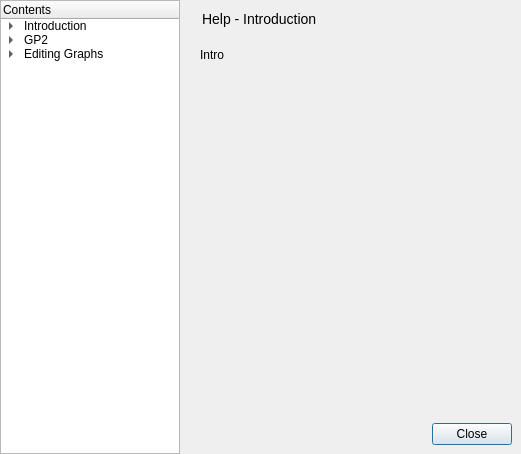
<?xml version="1.0" encoding="UTF-8"?>
<ui version="4.0">
 <class>HelpDialog</class>
 <widget class="QDialog" name="HelpDialog">
  <property name="geometry">
   <rect>
    <x>0</x>
    <y>0</y>
    <width>521</width>
    <height>454</height>
   </rect>
  </property>
  <property name="windowTitle">
   <string>Application Help</string>
  </property>
  <property name="windowIcon">
   <iconset resource="icons.qrc">
    <normaloff>:/icons/help.png</normaloff>:/icons/help.png</iconset>
  </property>
  <layout class="QHBoxLayout" name="horizontalLayout_3">
   <property name="spacing">
    <number>0</number>
   </property>
   <property name="margin">
    <number>0</number>
   </property>
   <item>
    <widget class="QTreeWidget" name="contentsTree">
     <property name="sizePolicy">
      <sizepolicy hsizetype="Fixed" vsizetype="Expanding">
       <horstretch>0</horstretch>
       <verstretch>0</verstretch>
      </sizepolicy>
     </property>
     <property name="minimumSize">
      <size>
       <width>180</width>
       <height>0</height>
      </size>
     </property>
     <property name="maximumSize">
      <size>
       <width>180</width>
       <height>16777215</height>
      </size>
     </property>
     <column>
      <property name="text">
       <string>Contents</string>
      </property>
     </column>
     <item>
      <property name="text">
       <string>Introduction</string>
      </property>
      <item>
       <property name="text">
        <string>Welcome</string>
       </property>
      </item>
      <item>
       <property name="text">
        <string>General Concepts</string>
       </property>
      </item>
     </item>
     <item>
      <property name="text">
       <string>GP2</string>
      </property>
      <item>
       <property name="text">
        <string>Rules</string>
       </property>
      </item>
      <item>
       <property name="text">
        <string>Programs</string>
       </property>
      </item>
     </item>
     <item>
      <property name="text">
       <string>Editing Graphs</string>
      </property>
      <item>
       <property name="text">
        <string>Creating Nodes</string>
       </property>
      </item>
      <item>
       <property name="text">
        <string>Creating Edges</string>
       </property>
      </item>
      <item>
       <property name="text">
        <string>Deleting Elements</string>
       </property>
      </item>
      <item>
       <property name="text">
        <string>Layout Mechanisms</string>
       </property>
      </item>
     </item>
    </widget>
   </item>
   <item>
    <layout class="QVBoxLayout" name="verticalLayout">
     <property name="spacing">
      <number>0</number>
     </property>
     <item>
      <widget class="QWidget" name="titleWidget" native="true">
       <layout class="QHBoxLayout" name="horizontalLayout">
        <item>
         <widget class="QLabel" name="label">
          <property name="text">
           <string/>
          </property>
          <property name="pixmap">
           <pixmap resource="icons.qrc">:/icons/help.png</pixmap>
          </property>
         </widget>
        </item>
        <item>
         <widget class="QLabel" name="title">
          <property name="styleSheet">
           <string notr="true">QLabel { font-size: 14px; }</string>
          </property>
          <property name="text">
           <string>Help - Introduction</string>
          </property>
         </widget>
        </item>
        <item>
         <spacer name="horizontalSpacer">
          <property name="orientation">
           <enum>Qt::Horizontal</enum>
          </property>
          <property name="sizeHint" stdset="0">
           <size>
            <width>159</width>
            <height>20</height>
           </size>
          </property>
         </spacer>
        </item>
       </layout>
      </widget>
     </item>
     <item>
      <widget class="QStackedWidget" name="stackedWidget">
       <widget class="QWidget" name="introduction">
        <widget class="QLabel" name="label_2">
         <property name="geometry">
          <rect>
           <x>20</x>
           <y>10</y>
           <width>46</width>
           <height>13</height>
          </rect>
         </property>
         <property name="text">
          <string>Intro</string>
         </property>
        </widget>
       </widget>
       <widget class="QWidget" name="welcome">
        <widget class="QLabel" name="label_3">
         <property name="geometry">
          <rect>
           <x>20</x>
           <y>10</y>
           <width>46</width>
           <height>13</height>
          </rect>
         </property>
         <property name="text">
          <string>Welcome</string>
         </property>
        </widget>
       </widget>
       <widget class="QWidget" name="generalConcepts">
        <widget class="QLabel" name="label_4">
         <property name="geometry">
          <rect>
           <x>10</x>
           <y>10</y>
           <width>46</width>
           <height>13</height>
          </rect>
         </property>
         <property name="text">
          <string>General Concepts</string>
         </property>
        </widget>
       </widget>
      </widget>
     </item>
     <item>
      <widget class="QWidget" name="widget" native="true">
       <layout class="QHBoxLayout" name="horizontalLayout_2">
        <item>
         <spacer name="horizontalSpacer_2">
          <property name="orientation">
           <enum>Qt::Horizontal</enum>
          </property>
          <property name="sizeHint" stdset="0">
           <size>
            <width>237</width>
            <height>20</height>
           </size>
          </property>
         </spacer>
        </item>
        <item>
         <widget class="QPushButton" name="pushButton">
          <property name="text">
           <string>Close</string>
          </property>
         </widget>
        </item>
       </layout>
      </widget>
     </item>
    </layout>
   </item>
  </layout>
 </widget>
 <resources>
  <include location="icons.qrc"/>
 </resources>
 <connections>
  <connection>
   <sender>pushButton</sender>
   <signal>pressed()</signal>
   <receiver>HelpDialog</receiver>
   <slot>accept()</slot>
   <hints>
    <hint type="sourcelabel">
     <x>489</x>
     <y>436</y>
    </hint>
    <hint type="destinationlabel">
     <x>485</x>
     <y>544</y>
    </hint>
   </hints>
  </connection>
  <connection>
   <sender>contentsTree</sender>
   <signal>itemClicked(QTreeWidgetItem*,int)</signal>
   <receiver>HelpDialog</receiver>
   <slot>helpItemClicked(QTreeWidgetItem*)</slot>
   <hints>
    <hint type="sourcelabel">
     <x>100</x>
     <y>284</y>
    </hint>
    <hint type="destinationlabel">
     <x>100</x>
     <y>561</y>
    </hint>
   </hints>
  </connection>
 </connections>
 <slots>
  <slot>helpItemClicked(QTreeWidgetItem*)</slot>
 </slots>
</ui>
